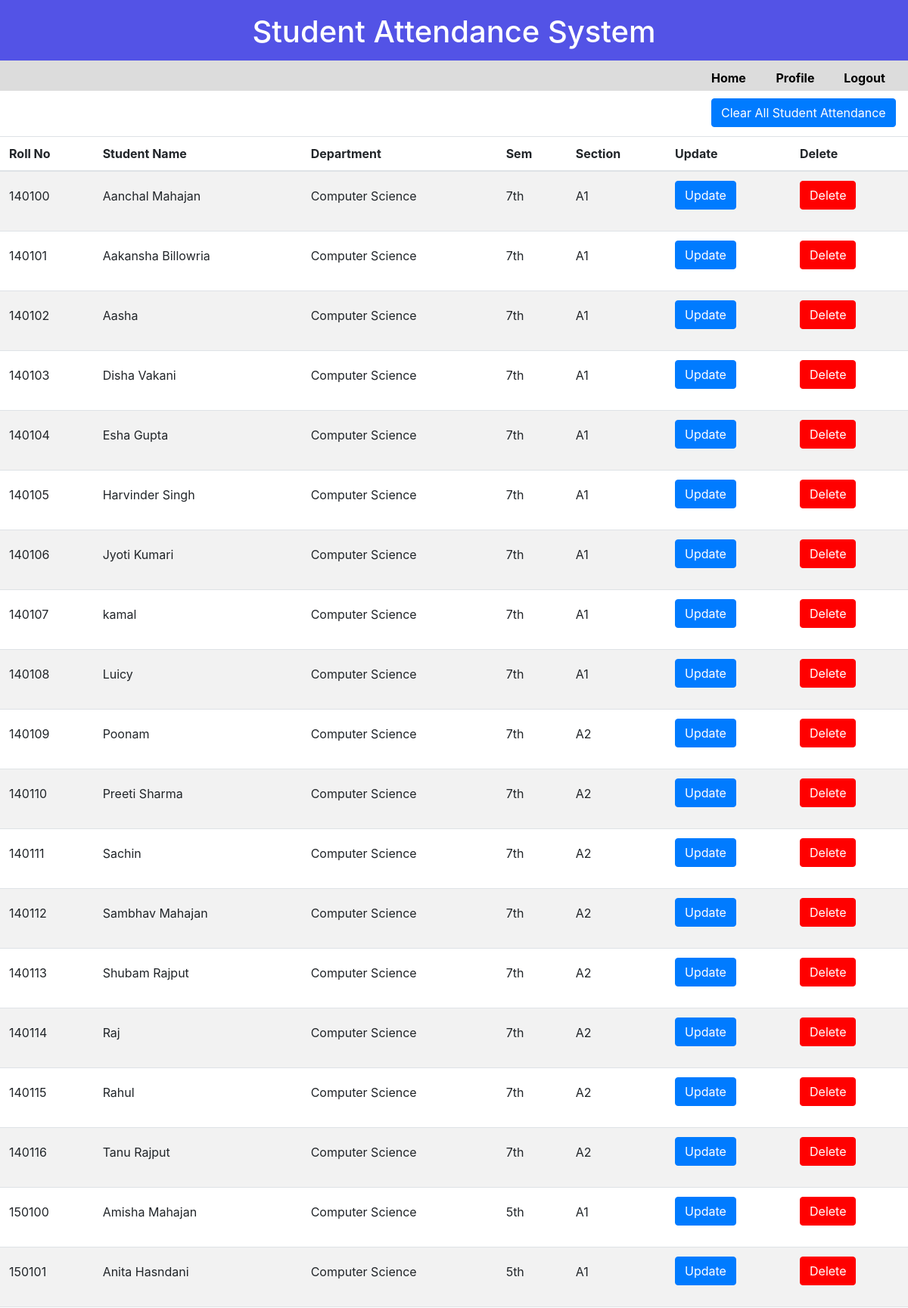
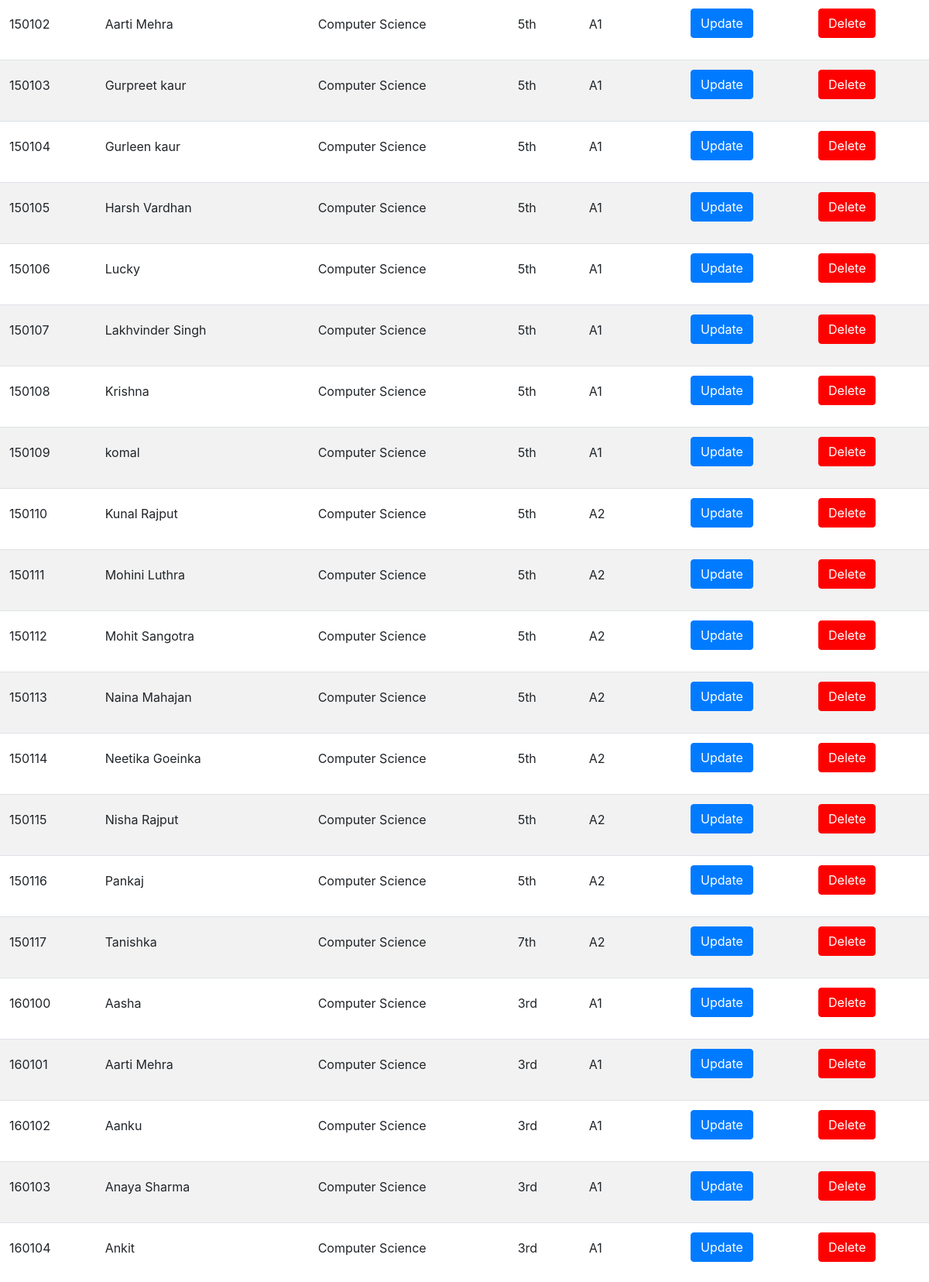
Screenshot of /admin/student_update.php (upper part) with the database file from the repository (2 pictures, top to bottom).
### tables this page shows
CREATE TABLE `student_detail` (
  `roll_no` int(25) NOT NULL,
  `stud_name` varchar(30) NOT NULL,
  `dep_fk` int(18) NOT NULL,
  `sem_fk` int(20) NOT NULL,
  `sec_fk` int(10) NOT NULL,
  `total` int(20) NOT NULL,
  `attend` int(20) NOT NULL
);

CREATE TABLE `department` (
  `d_id` int(18) NOT NULL,
  `d_name` varchar(20) NOT NULL,
  `hod_name` varchar(25) NOT NULL
);

CREATE TABLE `sem_detail` (
  `sem_id` int(20) NOT NULL,
  `sem` varchar(20) NOT NULL
);

CREATE TABLE `section_detail` (
  `sec_id` int(10) NOT NULL,
  `section` varchar(10) NOT NULL
);

### admin/student_update.php (the view, shortened to what this page needs)
<!doctype html5>
<html>
<head>
<link type="text/css" href='decor16.css' rel='stylesheet'>
<link href="css/bootstrap.css" rel="stylesheet">
</head>
<body>
<div class="header">
<h1 class="attend">Student Attendance System</h1>
</div>
<div class="st">
<div style="padding-top:11px;">
<label style="padding-left:940px;"><strong><a href="adminpanel.php" class="m1" >Home</a></strong></label>
<label style="padding-left:35px;"><strong><a href="profile.php" class="m1" >Profile</a><strong></label>
<label style="padding-left:35px; "><strong><a href="logout.php" class="m1" >Logout</a><strong></label>
</div>
</div>
<div style='height:40px;padding-left:940px;padding-top:10px;'>
<button class='btn btn-primary' name='clear' onclick='clearall()'>Clear All Student Attendance</button>
</div>
<div style='padding-top:20px;'>
<table class="table table-striped">
<thead>
<tr>
<th>Roll No</th>
<th>Student Name </th>
<th>Department</th>
<th>Sem</th>
<th>Section</th>
<th>Update</th>
<th>Delete</th>
</tr>
</thead>
<tbody>
<?php
include('connect.php');
$qr="SELECT * FROM student_detail";
$result=mysqli_query($con,$qr);
while($data=mysqli_fetch_array($result)){
	$dep=$data['dep_fk'];
	$qry="SELECT d_name FROM department WHERE d_id=$dep";
	$run=mysqli_query($con,$qry);
	$data1=mysqli_fetch_assoc($run);
	$sem=$data['sem_fk'];
	$qry1="SELECT sem FROM sem_detail WHERE sem_id=$sem";
	$run1=mysqli_query($con,$qry1);
	$data2=mysqli_fetch_assoc($run1);
	$sec=$data['sec_fk'];
	$qry2="SELECT section FROM section_detail WHERE sec_id=$sec";
	$run2=mysqli_query($con,$qry2);
	$data3=mysqli_fetch_assoc($run2);
	echo "<tr style='line-height:40px;'><td>".$data['roll_no']."</td><td>".$data['stud_name']."</td><td>".$data1['d_name']."</td><td>".$data2['sem']."</td><td>".$data3['section']."</td><td><form method='GET' action='student_up_data.php'><button name='update' class='btn btn-primary'  value={$data['roll_no']}>Update</button></form></td><td><form method='POST' action='delete.php'><button value={$data['roll_no']} name='delete'  class='btn btn-primary de'  style='background-color:red;border:1px solid red;'>Delete</button></form></td></tr>";
}
?>
</tbody>
</table>
</div>
</body>
</html>

### admin/decor16.css (style rules this page uses)
.header { height:80px; background-color:rgba(10,10,220,0.7); }
.attend { text-align:center; color:white; padding-top:18px; }
.st { background-color:rgba(140,140,140,0.3);height:40px; }
.m1 { color:black; text-decoration:none; }

### rows the page displays
student_detail: roll_no "140100", stud_name "Aanchal Mahajan", dep_fk.d_name "Computer Science", sem_fk.sem "7th", sec_fk.section "A1"
student_detail: roll_no "140101", stud_name "Aakansha Billowria", dep_fk.d_name "Computer Science", sem_fk.sem "7th", sec_fk.section "A1"
student_detail: roll_no "140102", stud_name "Aasha", dep_fk.d_name "Computer Science", sem_fk.sem "7th", sec_fk.section "A1"
student_detail: roll_no "140103", stud_name "Disha Vakani", dep_fk.d_name "Computer Science", sem_fk.sem "7th", sec_fk.section "A1"
student_detail: roll_no "140104", stud_name "Esha Gupta", dep_fk.d_name "Computer Science", sem_fk.sem "7th", sec_fk.section "A1"
student_detail: roll_no "140105", stud_name "Harvinder Singh", dep_fk.d_name "Computer Science", sem_fk.sem "7th", sec_fk.section "A1"
student_detail: roll_no "140106", stud_name "Jyoti Kumari", dep_fk.d_name "Computer Science", sem_fk.sem "7th", sec_fk.section "A1"
student_detail: roll_no "140107", stud_name "kamal", dep_fk.d_name "Computer Science", sem_fk.sem "7th", sec_fk.section "A1"
student_detail: roll_no "140108", stud_name "Luicy", dep_fk.d_name "Computer Science", sem_fk.sem "7th", sec_fk.section "A1"
student_detail: roll_no "140109", stud_name "Poonam", dep_fk.d_name "Computer Science", sem_fk.sem "7th", sec_fk.section "A2"
student_detail: roll_no "140110", stud_name "Preeti Sharma", dep_fk.d_name "Computer Science", sem_fk.sem "7th", sec_fk.section "A2"
student_detail: roll_no "140111", stud_name "Sachin", dep_fk.d_name "Computer Science", sem_fk.sem "7th", sec_fk.section "A2"
student_detail: roll_no "140112", stud_name "Sambhav Mahajan", dep_fk.d_name "Computer Science", sem_fk.sem "7th", sec_fk.section "A2"
student_detail: roll_no "140113", stud_name "Shubam Rajput", dep_fk.d_name "Computer Science", sem_fk.sem "7th", sec_fk.section "A2"
student_detail: roll_no "140114", stud_name "Raj", dep_fk.d_name "Computer Science", sem_fk.sem "7th", sec_fk.section "A2"
student_detail: roll_no "140115", stud_name "Rahul", dep_fk.d_name "Computer Science", sem_fk.sem "7th", sec_fk.section "A2"
student_detail: roll_no "140116", stud_name "Tanu Rajput", dep_fk.d_name "Computer Science", sem_fk.sem "7th", sec_fk.section "A2"
student_detail: roll_no "150100", stud_name "Amisha Mahajan", dep_fk.d_name "Computer Science", sem_fk.sem "5th", sec_fk.section "A1"
student_detail: roll_no "150101", stud_name "Anita Hasndani", dep_fk.d_name "Computer Science", sem_fk.sem "5th", sec_fk.section "A1"
student_detail: roll_no "150102", stud_name "Aarti Mehra", dep_fk.d_name "Computer Science", sem_fk.sem "5th", sec_fk.section "A1"
student_detail: roll_no "150103", stud_name "Gurpreet kaur", dep_fk.d_name "Computer Science", sem_fk.sem "5th", sec_fk.section "A1"
student_detail: roll_no "150104", stud_name "Gurleen kaur", dep_fk.d_name "Computer Science", sem_fk.sem "5th", sec_fk.section "A1"
student_detail: roll_no "150105", stud_name "Harsh Vardhan", dep_fk.d_name "Computer Science", sem_fk.sem "5th", sec_fk.section "A1"
student_detail: roll_no "150106", stud_name "Lucky", dep_fk.d_name "Computer Science", sem_fk.sem "5th", sec_fk.section "A1"
student_detail: roll_no "150107", stud_name "Lakhvinder Singh", dep_fk.d_name "Computer Science", sem_fk.sem "5th", sec_fk.section "A1"
student_detail: roll_no "150108", stud_name "Krishna", dep_fk.d_name "Computer Science", sem_fk.sem "5th", sec_fk.section "A1"
student_detail: roll_no "150109", stud_name "komal", dep_fk.d_name "Computer Science", sem_fk.sem "5th", sec_fk.section "A1"
student_detail: roll_no "150110", stud_name "Kunal Rajput", dep_fk.d_name "Computer Science", sem_fk.sem "5th", sec_fk.section "A2"
student_detail: roll_no "150111", stud_name "Mohini Luthra", dep_fk.d_name "Computer Science", sem_fk.sem "5th", sec_fk.section "A2"
student_detail: roll_no "150112", stud_name "Mohit Sangotra", dep_fk.d_name "Computer Science", sem_fk.sem "5th", sec_fk.section "A2"
student_detail: roll_no "150113", stud_name "Naina Mahajan", dep_fk.d_name "Computer Science", sem_fk.sem "5th", sec_fk.section "A2"
student_detail: roll_no "150114", stud_name "Neetika Goeinka", dep_fk.d_name "Computer Science", sem_fk.sem "5th", sec_fk.section "A2"
student_detail: roll_no "150115", stud_name "Nisha Rajput", dep_fk.d_name "Computer Science", sem_fk.sem "5th", sec_fk.section "A2"
student_detail: roll_no "150116", stud_name "Pankaj", dep_fk.d_name "Computer Science", sem_fk.sem "5th", sec_fk.section "A2"
student_detail: roll_no "150117", stud_name "Tanishka", dep_fk.d_name "Computer Science", sem_fk.sem "7th", sec_fk.section "A2"
student_detail: roll_no "160100", stud_name "Aasha", dep_fk.d_name "Computer Science", sem_fk.sem "3rd", sec_fk.section "A1"
student_detail: roll_no "160101", stud_name "Aarti Mehra", dep_fk.d_name "Computer Science", sem_fk.sem "3rd", sec_fk.section "A1"
student_detail: roll_no "160102", stud_name "Aanku", dep_fk.d_name "Computer Science", sem_fk.sem "3rd", sec_fk.section "A1"
student_detail: roll_no "160103", stud_name "Anaya Sharma", dep_fk.d_name "Computer Science", sem_fk.sem "3rd", sec_fk.section "A1"
student_detail: roll_no "160104", stud_name "Ankit", dep_fk.d_name "Computer Science", sem_fk.sem "3rd", sec_fk.section "A1"
